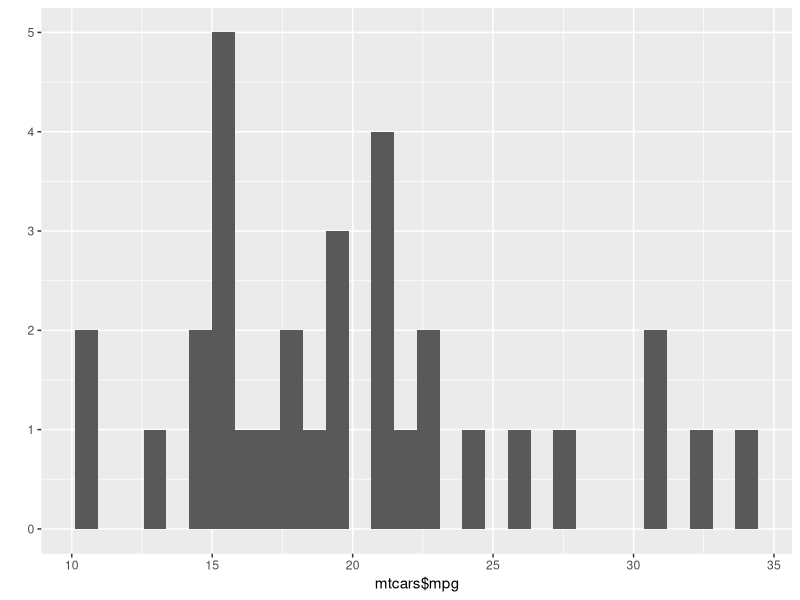
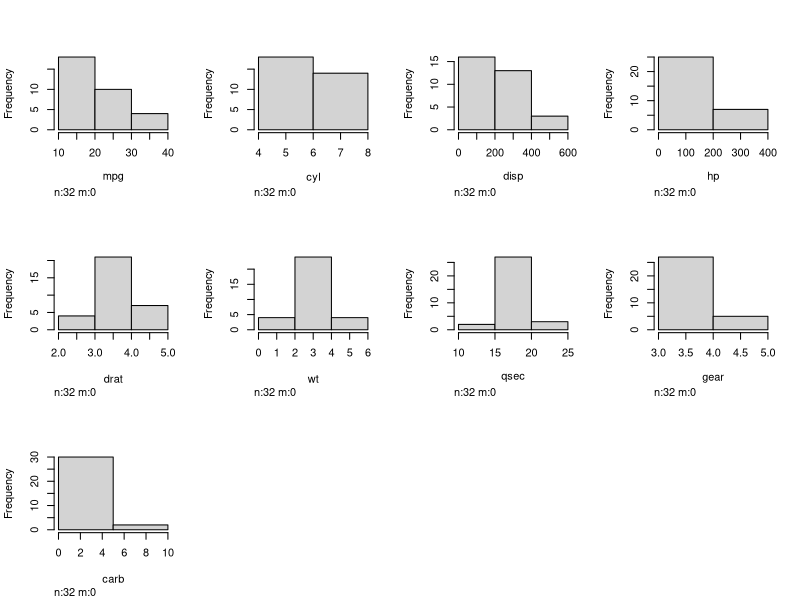

Write R code to recreate these figures, in order.
## ---- chunk 1
# ignore all this for the moment; it will be explained below
knitr::opts_chunk$set(echo = TRUE, collapse=TRUE, cache=TRUE)
## ---- chunk 2
library(ggplot2)
## ---- chunk 3
qplot(mtcars$mpg)
## ---- chunk 4
Hmisc::hist.data.frame(mtcars)
